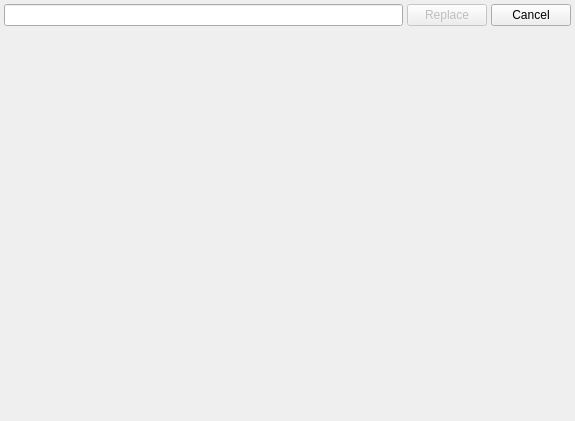
<?xml version="1.0" encoding="UTF-8"?>
<ui version="4.0">
 <class>SearchReplaceTextDialog</class>
 <widget class="QDialog" name="SearchReplaceTextDialog">
  <property name="geometry">
   <rect>
    <x>0</x>
    <y>0</y>
    <width>575</width>
    <height>421</height>
   </rect>
  </property>
  <property name="windowTitle">
   <string>Search and Replace</string>
  </property>
  <layout class="QVBoxLayout" name="verticalLayout">
   <property name="spacing">
    <number>4</number>
   </property>
   <property name="margin">
    <number>4</number>
   </property>
   <item>
    <layout class="QHBoxLayout" name="horizontalLayout">
     <item>
      <widget class="QLineEdit" name="replaceTextLineEdit"/>
     </item>
     <item>
      <widget class="QPushButton" name="replacePushButton">
       <property name="enabled">
        <bool>false</bool>
       </property>
       <property name="text">
        <string>Replace</string>
       </property>
       <property name="default">
        <bool>true</bool>
       </property>
      </widget>
     </item>
     <item>
      <widget class="QPushButton" name="cancelPushButton">
       <property name="text">
        <string>Cancel</string>
       </property>
      </widget>
     </item>
    </layout>
   </item>
   <item>
    <widget class="QStackedWidget" name="searchResultStackedWidget"/>
   </item>
  </layout>
 </widget>
 <resources/>
 <connections/>
</ui>
